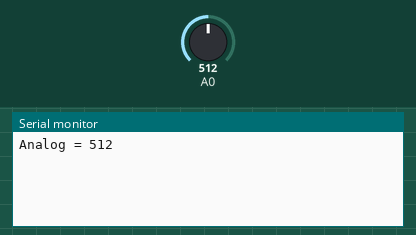
Recording of a program running on a simulated ESP8266 (Wemos D1 mini). On the bench: the last lines printed to the serial monitor. Inputs (shaded band) come from the test bench; at power-on: A0 = 512.

Above: at 3.1 s.
3.2 s: A0 set to 716
At 4.7 s:
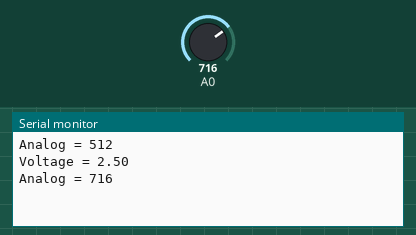
6.4 s: A0 set to 900
At 7.7 s:
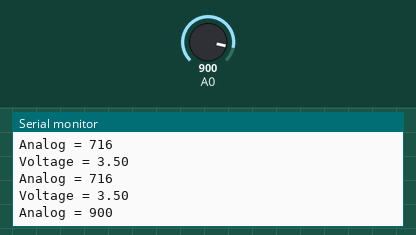
Timing chart, 0 to 9.4 s (numbered marks = the images above; inputs shaded):
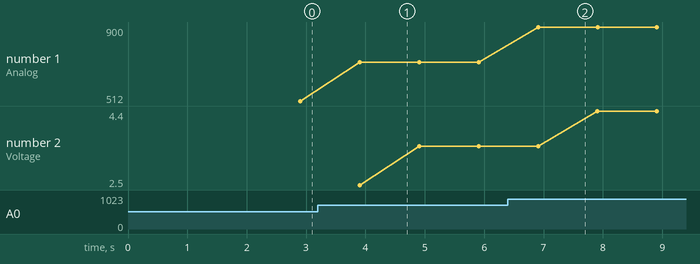

The program:

main.cpp
```cpp
// Fill-in information from your Blynk Template here
//#define BLYNK_TEMPLATE_ID           "TMPxxxxxxx"
//#define BLYNK_DEVICE_NAME           "Device"

#define BLYNK_TEMPLATE_ID "TMPLYcMX5hxS"
#define BLYNK_DEVICE_NAME "T42 Web Dashboard"

#define BLYNK_FIRMWARE_VERSION "0.1.0"

#define BLYNK_PRINT Serial
//#define BLYNK_DEBUG

#define APP_DEBUG

// Uncomment your board, or configure a custom board in Settings.h
//#define USE_SPARKFUN_BLYNK_BOARD
//#define USE_NODE_MCU_BOARD
//#define USE_WITTY_CLOUD_BOARD
//#define USE_WEMOS_D1_MINI

#include <Arduino.h>
#include "BlynkEdgent.h"
BlynkTimer timer;
int ldrValue;
float voltage;

void sendSensorValue()
{
  ldrValue = analogRead(A0);
  voltage = ldrValue * (5.0 / 1023.0);

  Serial.print("Analog = ");
  Serial.println(ldrValue);
  Blynk.virtualWrite(V0, ldrValue);
  delay(1000);
  Serial.print("Voltage = ");
  Serial.println(voltage);
  Blynk.virtualWrite(V1, voltage);
}

void setup()
{
  Serial.begin(115200);
  delay(100);

  BlynkEdgent.begin();
  timer.setInterval(1000L, sendSensorValue);
}

void loop()
{
  BlynkEdgent.run();
  timer.run();
}
```

Measured:
- after the input at 3.2 s, the serial monitor: prints a new line after 0.70 s (image 1)
- after the input at 6.4 s, the serial monitor: prints a new line after 0.51 s (image 2)
- plotted number 1: 512 → 716 after the input at 3.2 s, 716 → 900 after the input at 6.4 s
- plotted number 2: 3.5 → 4.4 after the input at 6.4 s
